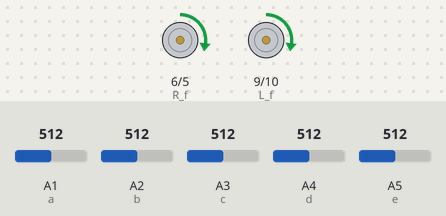
Bench run of a sketch on a simulated Arduino Uno, built with avr-gcc and run on an emulated ATmega328P. Parts: motor-driver pin pairs drawn as motors (green arrow = first pin HIGH = forward, orange = second pin HIGH = backward, longer = more drive). The inputs (shaded band) are chosen by the test bench; at power-on: A1 (a) = 512, A2 (b) = 512, A4 (d) = 512, A3 (c) = 512, A5 (e) = 512.

Above: at 1.2 s.
1.3 s: A1 (a) set to 104
2.8 s: A1 (a) set to 91
At 4.0 s:
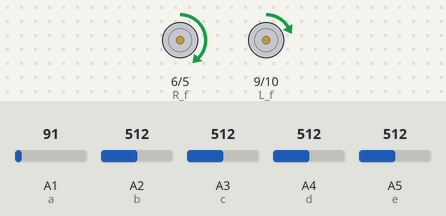
4.3 s: A2 (b) set to 90
At 5.3 s:
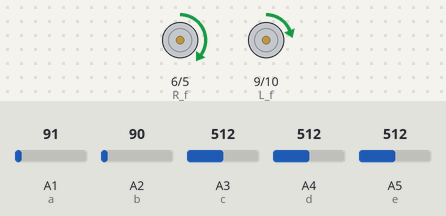
5.8 s: A4 (d) set to 90
At 6.4 s:
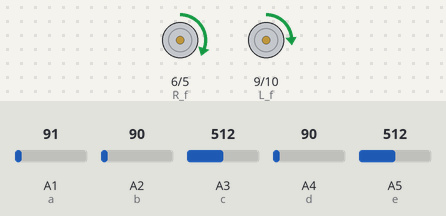
7.3 s: A3 (c) set to 90
At 8.5 s:
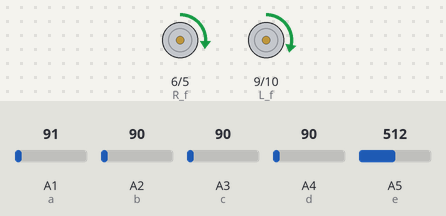
8.8 s: A5 (e) set to 90
At 9.9 s:
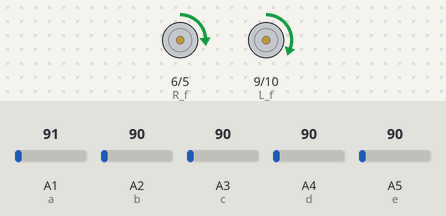
Timing chart, 0 to 11.3 s (numbered marks = the images above; inputs shaded):
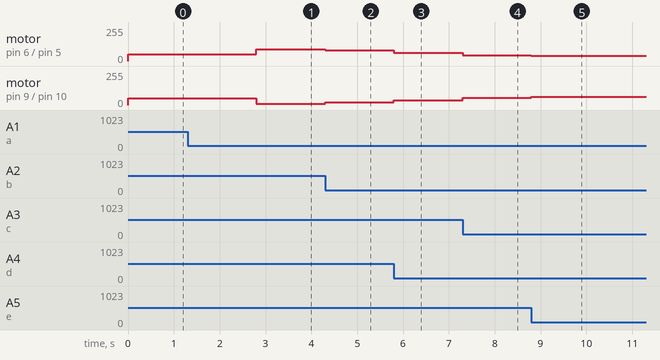

The sketch:

516_linetrace_shinnkann.ino
```cpp
//フォトトランジスタ
int a = A1;
int b = A2;
int c = A3;
int d = A4;
int e = A5;


//モーター
int L_f = 9;
int L_b = 10;
int R_f = 6;
int R_b = 5;

int LMP = 50;
int RMP = 50;

void setup(){
  pinMode(L_f,OUTPUT);
  pinMode(L_b,OUTPUT);
  pinMode(R_f,OUTPUT);
  pinMode(R_b,OUTPUT);

  pinMode(a,INPUT);
  pinMode(b,INPUT);
  pinMode(c,INPUT);
  pinMode(d,INPUT);
  pinMode(e,INPUT);
}

void loop(){

  int n = 0;
  double ls = 0;

  //どのフォトで白線を読んでいるか
  if(analogRead(a) < 100){
    ls-=2;
    n+=1;
  }
  if(analogRead(b) < 100){
    ls-=1;
    n+=1;
  }
  if(analogRead(c) < 100){
    ls=0;
    n+=1;
  }
  if(analogRead(d) < 100){
    ls+=1;
    n+=1;
  }
  if(analogRead(e) < 100){
    ls+=2;
    n+=1;
  }


  //比例制御
  int kp=20;
  int MD = kp * (ls / n);

   LMP =50+MD;
   RMP =50-MD;

  //モーターを動かす関数
  driveMotor(LMP,RMP);

}


//モーターを動かす関数
void driveMotor(int left,int right){

  //255は超えないようにする
  if(left>255){
    left = 255;
  }else if(left<-255){
    left = -255;
  }
  if(right>255){
    right = 255;
  }else if(right < -255){
    right = -255;
  }

  if(left>0){
    analogWrite(L_f,left);
    analogWrite(L_b,0);
  }else{
    left = abs(left);
    analogWrite(L_f,0);
    analogWrite(L_b,left);
  }
  if(right>0){
    analogWrite(R_f,right);
    analogWrite(R_b,0);
  }else{
    right = abs(right);
    analogWrite(R_f,0);
    analogWrite(R_b,right);
  }
}
```

Measured:
- the behaviour switches between 100 and 99 on A1 (a) (found by bisection; images 0 and 1)
- after the input at 1.3 s, every drawn part: stays the same
- after the input at 2.8 s, motor on pin 6 (R_f) / pin 5 (R_b): forward 50/255 → forward 90/255 at once; motor on pin 9 (L_f) / pin 10 (L_b): forward 50/255 → forward 10/255 at once
- after the input at 4.3 s, motor on pin 6 (R_f) / pin 5 (R_b): forward 90/255 → forward 80/255 at once; motor on pin 9 (L_f) / pin 10 (L_b): forward 10/255 → forward 20/255 at once
- after the input at 5.8 s, motor on pin 6 (R_f) / pin 5 (R_b): forward 80/255 → forward 63/255 at once; motor on pin 9 (L_f) / pin 10 (L_b): forward 20/255 → forward 37/255 at once
- after the input at 7.3 s, motor on pin 6 (R_f) / pin 5 (R_b): forward 63/255 → forward 45/255 at once; motor on pin 9 (L_f) / pin 10 (L_b): forward 37/255 → forward 55/255 at once
- after the input at 8.8 s, motor on pin 6 (R_f) / pin 5 (R_b): forward 45/255 → forward 38/255 at once; motor on pin 9 (L_f) / pin 10 (L_b): forward 55/255 → forward 62/255 at once
